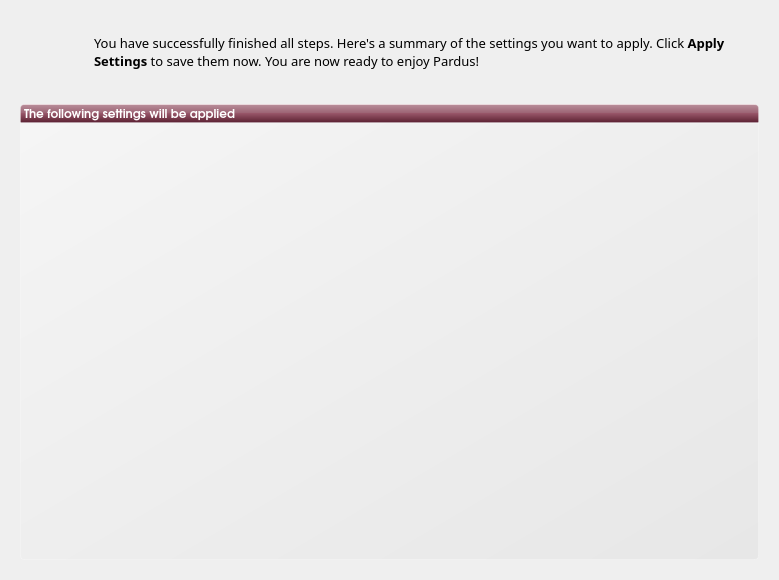
<?xml version="1.0" encoding="UTF-8"?>
<ui version="4.0">
 <class>summaryWidget</class>
 <widget class="QWidget" name="summaryWidget">
  <property name="geometry">
   <rect>
    <x>0</x>
    <y>0</y>
    <width>779</width>
    <height>580</height>
   </rect>
  </property>
  <property name="windowTitle">
   <string>Summary</string>
  </property>
  <property name="styleSheet">
   <string notr="true"/>
  </property>
  <layout class="QGridLayout" name="gridLayout">
   <property name="margin">
    <number>20</number>
   </property>
   <property name="spacing">
    <number>0</number>
   </property>
   <item row="0" column="1" colspan="2">
    <widget class="QLabel" name="description">
     <property name="minimumSize">
      <size>
       <width>300</width>
       <height>0</height>
      </size>
     </property>
     <property name="font">
      <font>
       <family>Sans Serif</family>
       <pointsize>10</pointsize>
      </font>
     </property>
     <property name="styleSheet">
      <string notr="true"/>
     </property>
     <property name="text">
      <string>You have successfully finished all steps. Here's a summary of the settings you want to apply. Click &lt;b&gt;Apply Settings&lt;/b&gt; to save them now. You are now ready to enjoy Pardus!</string>
     </property>
     <property name="wordWrap">
      <bool>true</bool>
     </property>
     <property name="indent">
      <number>10</number>
     </property>
    </widget>
   </item>
   <item row="1" column="0">
    <spacer name="verticalSpacer_6">
     <property name="orientation">
      <enum>Qt::Vertical</enum>
     </property>
     <property name="sizeType">
      <enum>QSizePolicy::Fixed</enum>
     </property>
     <property name="sizeHint" stdset="0">
      <size>
       <width>20</width>
       <height>20</height>
      </size>
     </property>
    </spacer>
   </item>
   <item row="2" column="0" colspan="3">
    <widget class="QLabel" name="label">
     <property name="font">
      <font>
       <family>URW Gothic L</family>
       <pointsize>9</pointsize>
       <weight>75</weight>
       <bold>true</bold>
       <underline>false</underline>
      </font>
     </property>
     <property name="styleSheet">
      <string notr="true">background-color: qlineargradient(spread:pad, x1:0.5, y1:1, x2:0.5, y2:0, stop:0 rgba(183, 100, 124, 255), stop:0.0212465 rgba(91, 33, 50, 255), stop:0.521739 rgba(152, 86, 105, 255), stop:0.527174 rgba(155, 98, 115, 255), stop:0.983696 rgba(184, 141, 153, 255), stop:1 rgba(220, 173, 186, 255));
/*background-color: qlineargradient(spread:pad, x1:1, y1:1, x2:0, y2:0, stop:0 rgba(219, 219, 219, 100), stop:1 rgba(255, 255, 255, 100));*/
border: 1px solid rgba(255,255,255,50);
color:white;
border-top-left-radius: 4px;
border-top-right-radius: 4px;</string>
     </property>
     <property name="text">
      <string>The following settings will be applied</string>
     </property>
     <property name="margin">
      <number>5</number>
     </property>
    </widget>
   </item>
   <item row="3" column="0" colspan="3">
    <widget class="QTextEdit" name="textSummary">
     <property name="font">
      <font>
       <family>Sans Serif</family>
       <pointsize>9</pointsize>
      </font>
     </property>
     <property name="styleSheet">
      <string notr="true">#textSummary{
color: #411926;
background-color: qlineargradient(spread:pad, x1:1, y1:1, x2:0, y2:0, stop:0 rgba(219, 219, 219, 100), stop:1 rgba(255, 255, 255, 100));
border: 1px solid rgba(255,255,255,50);
border-bottom-left-radius: 4px;
border-bottom-right-radius: 4px;
padding: 20px;
}
</string>
     </property>
     <property name="tabStopWidth">
      <number>10</number>
     </property>
    </widget>
   </item>
   <item row="0" column="0">
    <widget class="QLabel" name="label_2">
     <property name="minimumSize">
      <size>
       <width>64</width>
       <height>64</height>
      </size>
     </property>
     <property name="maximumSize">
      <size>
       <width>64</width>
       <height>64</height>
      </size>
     </property>
     <property name="text">
      <string/>
     </property>
     <property name="pixmap">
      <pixmap resource="raw.qrc">:/raw/pics/basket.png</pixmap>
     </property>
    </widget>
   </item>
  </layout>
 </widget>
 <resources>
  <include location="raw.qrc"/>
 </resources>
 <connections/>
</ui>
